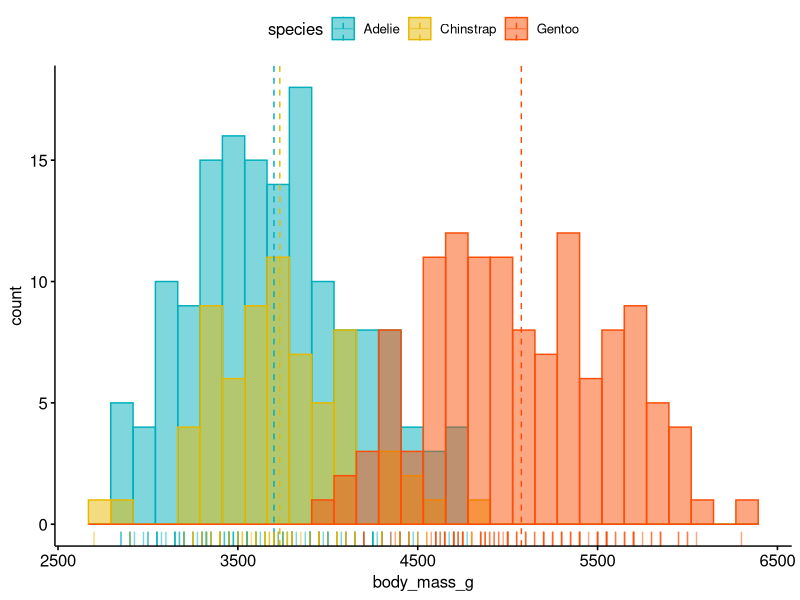
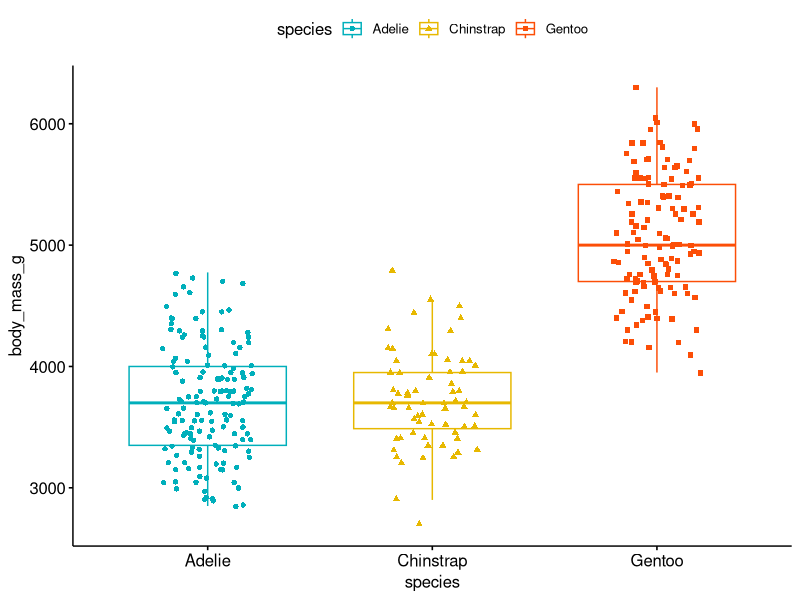
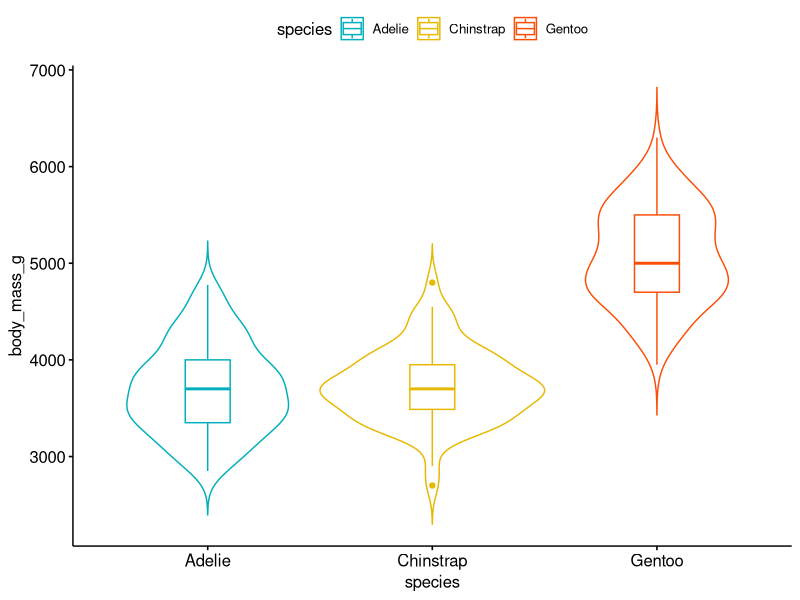
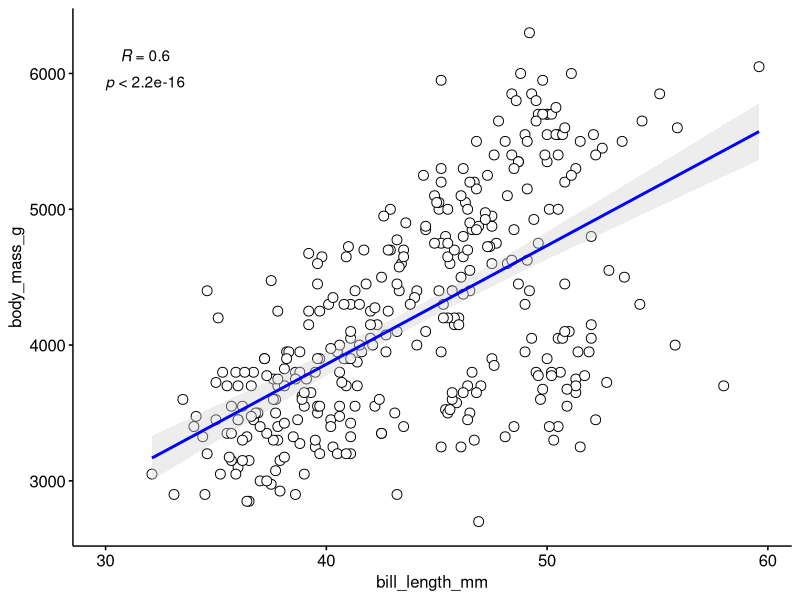

Reproduce these figures in R, in order.
## ---- chunk 1
#| label: theme-set
#| eval: true
library(tidyverse)
library(palmerpenguins)

simple_theme <- theme_bw() +
    theme(
        plot.background = element_rect(fill = "#FDF6E3"),
        panel.background = element_rect(fill = "#FDF6E3"),
        legend.background = element_rect(fill = "#FDF6E3"),
        legend.position = "top",
        axis.title = element_text(size = 14)
    )

theme_set(simple_theme)
## ---- chunk 2
#| eval: true
library(palmerpenguins)
## ---- chunk 3
#| echo: true
new_mean <- function(x){sum(x)/length(x)}
## ---- chunk 4
#| label: sample_mean
#| echo: true
#| eval: true
#| fig-align: center
new_mean(penguins$year)
## ---- chunk 5
#| label: mean
#| echo: true
#| eval: true
#| fig-align: center
mean(penguins$year, na.rm=TRUE)
## ---- chunk 6
#| label: new-median-function
#| echo: true
#| eval: true
#| fig-align: center
new_median <- function(x) {
  if(length(x) %% 2 != 0){ #<1>
   (sort(x)[length(x)/2] + sort(x)[(length(x)/2)+1])/2 #<2> 
      } else{
       sort(x)[ceiling(length(x)/2)] #<3>
    }
   }
## ---- chunk 7
#| label: new-median
#| echo: true
#| eval: true
#| fig-align: center
new_median(penguins$body_mass_g)
## ---- chunk 8
#| label: median
#| echo: true
#| eval: true
#| fig-align: center
median(penguins$body_mass_g, na.rm = TRUE)
## ---- chunk 9
#| label: variance
#| echo: true
#| eval: true
#| fig-align: center
var(penguins$body_mass_g, na.rm=TRUE)
## ---- chunk 10
#| label: sd
#| echo: true
#| eval: true
#| fig-align: center
sd(penguins$body_mass_g, na.rm=TRUE)
## ---- chunk 11
#| label: cv-function
#| echo: true
#| eval: true
#| fig-align: center
cv <- function(x, na.rm=TRUE){(sd(x, na.rm=TRUE)/mean(x, na.rm=TRUE))*100}
## ---- chunk 12
#| label: cv
#| echo: true
#| eval: true
#| fig-align: center
cv(penguins$body_mass_g, na.rm=TRUE)
## ---- chunk 13
#| echo: true
library(dplyr)
## ---- chunk 14
#| label: summary-01
#| echo: true
#| eval: true
#| fig-align: center
#| output-location: default
penguins |>
    group_by(species)
## ---- chunk 15
#| label: summary-02
#| echo: true
#| eval: true
#| fig-align: center
#| output-location: default
penguins |>
    group_by(species) |>
    summarise(
        mean_body_mass_g = mean(body_mass_g, na.rm = TRUE)
        )
## ---- chunk 16
#| label: summary-03
#| echo: true
#| eval: true
#| fig-align: center
#| output-location: default
penguins |>
    group_by(species) |>
    summarise(
        mean_body_mass_g = mean(body_mass_g, na.rm = TRUE),
        variance_body_mass_g = var(body_mass_g, na.rm = TRUE)
        )

## ---- chunk 17
#| label: summary-04
#| echo: true
#| eval: true
#| fig-align: center
#| output-location: default
penguins |>
    group_by(species) |>
    summarise(
        mean_body_mass_g = mean(body_mass_g, na.rm = TRUE),
        variance_body_mass_g = var(body_mass_g, na.rm = TRUE),
        std_dev_body_mass_g = sd(body_mass_g, na.rm = TRUE)
        )
## ---- chunk 18
#| label: summary-05
#| echo: true
#| eval: true
#| fig-align: center
#| output-location: default
penguins |>
    group_by(species) |>
    summarise(
        mean_body_mass_g = mean(body_mass_g, na.rm = TRUE),
        variance_body_mass_g = var(body_mass_g, na.rm = TRUE),
        std_dev_body_mass_g = sd(body_mass_g, na.rm = TRUE),
        cv_body_mass_g = cv(body_mass_g, na.rm = TRUE)
        )
## ---- chunk 19
#| echo: true
library(ggpubr)
## ---- chunk 20
#| label: histogram
#| echo: true
#| eval: true
#| fig-align: center
#| output-location: column-fragment
gghistogram(penguins,
    x = "body_mass_g",
    add = "mean", 
    rug = TRUE,
    color = "species", 
    fill = "species",
    palette = c(
        "#00AFBB", 
        "#E7B800", 
        "#FC4E07"
    )
)
## ---- chunk 21
#| label: boxplot
#| echo: true
#| eval: true
#| fig-align: center
#| output-location: column-fragment
ggboxplot(penguins,
    x = "species", 
    y = "body_mass_g",
    color = "species",
    add = "jitter", 
    shape = "species",
    palette = c(
        "#00AFBB", 
        "#E7B800", 
        "#FC4E07"
    )
)
## ---- chunk 22
#| label: violinplot
#| echo: true
#| eval: true
#| fig-align: center
#| output-location: column-fragment
ggviolin(penguins,
    x = "species", 
    y = "body_mass_g",
    color = "species",
    shape = "species",
    add = "boxplot", 
    palette = c(
        "#00AFBB", 
        "#E7B800", 
        "#FC4E07"
    )
)
## ---- chunk 23
#| label: scatterplot
#| echo: true
#| eval: true
#| fig-align: center
#| output-location: column-fragment
ggscatter(penguins,
    x = "bill_length_mm",
    y = "body_mass_g",
    color = "black", 
    shape = 21, 
    size = 3,
    add = "reg.line", 
    conf.int = TRUE, 
    cor.coef = TRUE,
        add.params = list(
        color = "blue", 
        fill = "lightgray"
        ),
    cor.coeff.args = list(
        method = "pearson", 
        label.x = 30, 
        label.sep = "\n"
        )
)

## ---- chunk 24
#| label: across
#| echo: true
#| eval: true
#| fig-align: center
penguins |> 
    summarise(
        .by = species, # <1>
        across(
            .cols = where(is.numeric), # <2>
            .fns = list(mean = mean, median = median, variance = var), # <3>
            .names = "{.fn}_{.col}", # <4>
            na.rm = TRUE
        )
    )
